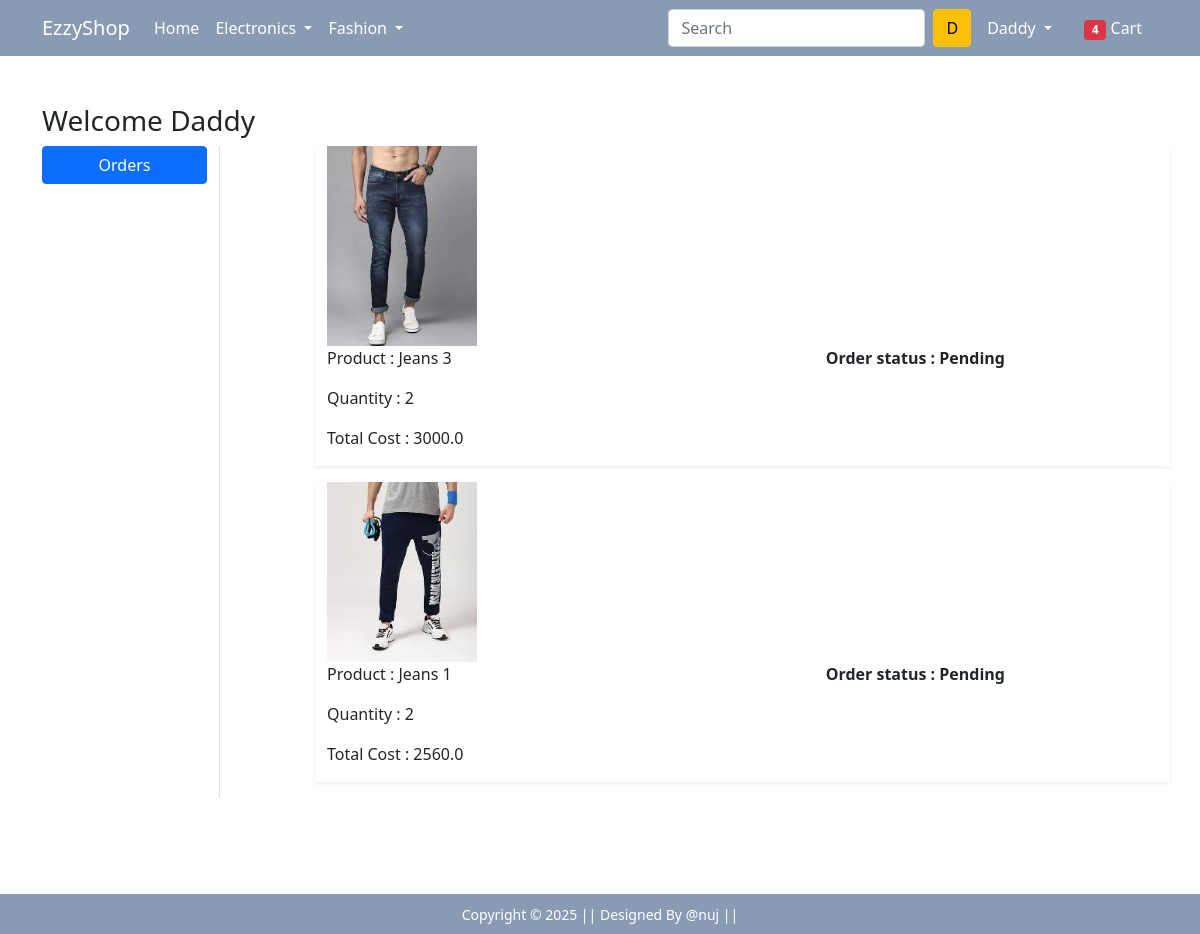
/orders/ (signed in), run on an earlier commit of the app's database.
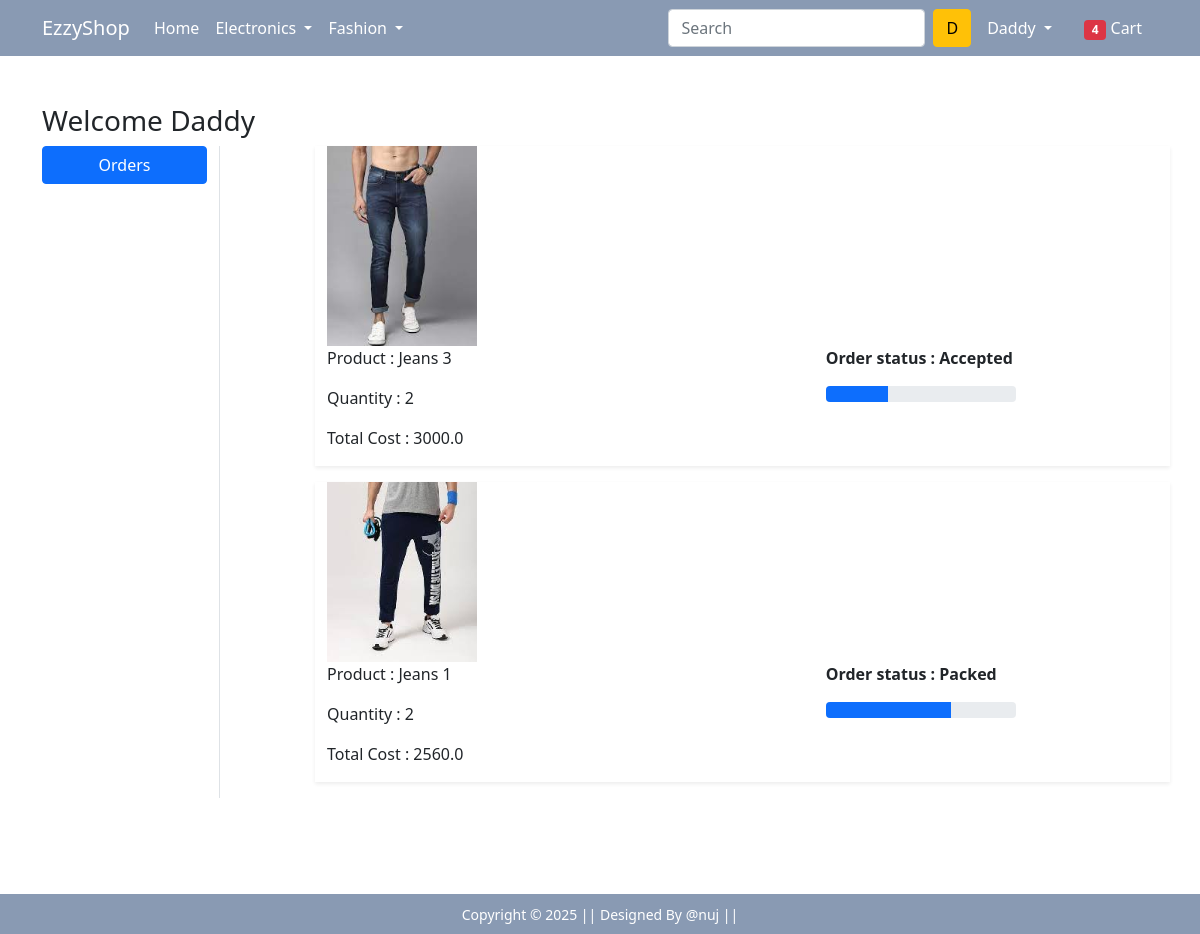
And on a later commit of the database.
### app/models.py (models this page shows, shortened)
class OrderPlaced(models.Model):
    user = models.ForeignKey(User, on_delete=models.CASCADE)
    customer =models.ForeignKey(Customer, on_delete=models.CASCADE)
    product =models.ForeignKey(Product, on_delete=models.CASCADE)
    quantity =models.PositiveIntegerField(default = 1)
    ordered_date = models.DateTimeField(auto_now_add= True)
    status = models.CharField(max_length=50,choices=status_choice, default = 'Pending')
    @property
    def total_cost(self):
     return self.quantity * self.product.discounted_price

class Product(models.Model):
    title = models.CharField(max_length=70)
    selling_price = models.FloatField()
    discounted_price = models.FloatField()
    description = models.TextField(max_length=200)
    brand = models.CharField(max_length=70)
    category = models.CharField( choices=category_choice,max_length=2)
    product_image = models.ImageField(upload_to = 'producting')

### app/views.py (the view)
# urls.py: path('orders/', views.orders, name='orders'),
def orders(request):
 order = OrderPlaced.objects.filter(user=request.user)
 return render(request, 'app/orders.html',{'op':order})

### app/templates/app/orders.html (shortened to what this page needs)
{% extends 'app/base.html' %}
{% load static %}
{% block main-content %}
<div class="container my-5">
 <div class="row">
 <h3 class='text-capitalize'>Welcome {{request.user}}</h3>
  <div class="col-sm-2 border-end">
   <ul class="list-unstyled">
    <li class="d-grid"><a href="{% url 'orders' %}" class="btn btn-primary">Orders</a></li>
   </ul>
  </div>
  <div class="col-sm-9 offset-sm-1">
   {% for o in op %}
   <div class="row shadow-sm mb-3">
    <div class="com-sm-2">
        <img src="{{o.product.product_image.url}}" alt="" class='img-fluid' height='150' width='150'>
    </div>
    <div class="col-sm-7">
    <p> Product : {{o.product.title}}</p>
    <p>Quantity : {{o.quantity}}</p>
    <p> Total Cost : {{o.total_cost}}</p>
  </div>
  <div class = 'col-sm-3 fw-bold'>
    <p>Order status : {{o.status}}</p>
    {% if o.status == 'Accepted'%}
    <div class="progress">
     <div class="progress-bar" role="progressbar" style="width: 33%;" aria-valuenow="33" aria-valuemin="0" aria-valuemax="100"></div>
    </div>
     {% endif %}
     {% if o.status == 'Packed'%}
    <div class="progress">
     <div class="progress-bar" role="progressbar" style="width: 66%;" aria-valuenow="66" aria-valuemin="0" aria-valuemax="100"></div>
    </div>
     {% endif %}
  </div>
</div>
{% endfor %}
  </div>
 </div>
</div>
{% endblock main-content %}

What changed in the data, as far as the page shows it:
changed OrderPlaced "Jeans 3": status "Pending" → "Accepted"
changed OrderPlaced "Jeans 1": status "Pending" → "Packed"
